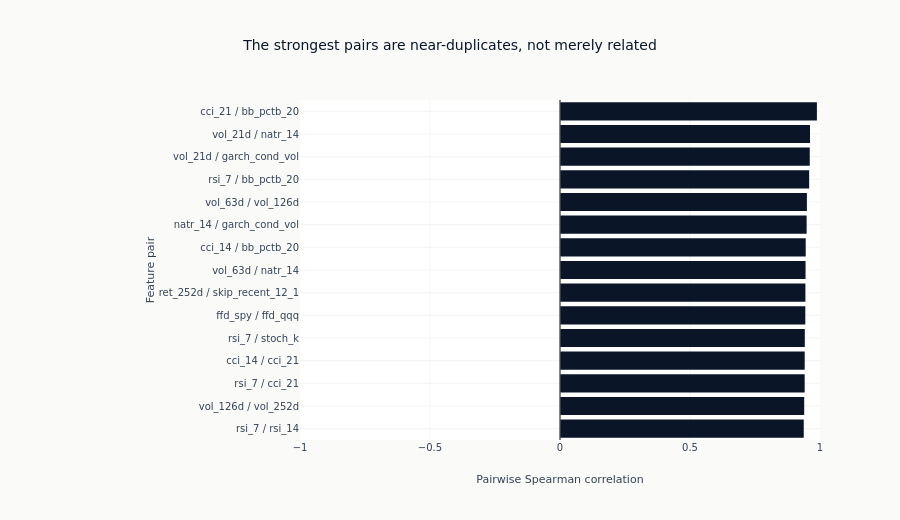

Here is the notebook cell this chart was saved with:
### Markdown cell above
### The pairs that are one measurement

A full correlation matrix over this many features has unreadable tick labels and is
mostly empty space, and the reader's question is narrower than a matrix answers: which
specific pairs are one measurement entered twice. So the strongest pairs are ranked
instead.

### Code cell
TOP_PAIRS = 15
ranked_pairs = sorted(high_corr_pairs, key=lambda item: -abs(item[2]))[:TOP_PAIRS]
if ranked_pairs:
    fig = go.Figure(
        go.Bar(
            x=[rho for _, _, rho in ranked_pairs][::-1],
            y=[f"{a} / {b}" for a, b, _ in ranked_pairs][::-1],
            orientation="h",
            marker_color=[
                COLORS["blue"] if rho > 0 else COLORS["copper"] for _, _, rho in ranked_pairs
            ][::-1],
            showlegend=False,
        )
    )
    fig.add_vline(x=0, line=dict(color=GRAY_FILLS["border"], width=1))
    fig.update_layout(
        template="ml4t",
        height=520,
        width=900,
        title_text="The strongest pairs are near-duplicates, not merely related",
        xaxis_title="Pairwise Spearman correlation",
        xaxis_range=[-1, 1],
        yaxis_title="Feature pair",
        margin=dict(l=300),
    )
    style.show_plotly_with_alt(
        fig,
        "Horizontal bars of pairwise Spearman correlation for the most correlated feature pairs, on "
        "an axis spanning -1 to 1. Every bar is positive and close to the right edge, above about "
        "0.9, so the strongest pairs are near-duplicates rather than merely related.",
    )

### Figure 1 — Plotly figure (JSON) as saved in the notebook; plotly's stock layout.template omitted (floating-point values rounded to 4 significant figures)
{"data": [{"marker": {"color": ["#0a1628", "#0a1628", "#0a1628", "#0a1628", "#0a1628", "#0a1628", "#0a1628", "#0a1628", "#0a1628", "#0a1628", "#0a1628", "#0a1628", "#0a1628", "#0a1628", "#0a1628"]}, "orientation": "h", "showlegend": false, "type": "bar", "x": [0.9375, 0.9392, 0.9411, 0.9412, 0.9416, 0.9435, 0.9439, 0.9444, 0.945, 0.9486, 0.9496, 0.9583, 0.9607, 0.9615, 0.9881], "y": ["rsi_7 / rsi_14", "vol_126d / vol_252d", "rsi_7 / cci_21", "cci_14 / cci_21", "rsi_7 / stoch_k", "ffd_spy / ffd_qqq", "ret_252d / skip_recent_12_1", "vol_63d / natr_14", "cci_14 / bb_pctb_20", "natr_14 / garch_cond_vol", "vol_63d / vol_126d", "rsi_7 / bb_pctb_20", "vol_21d / garch_cond_vol", "vol_21d / natr_14", "cci_21 / bb_pctb_20"]}], "layout": {"height": 520, "margin": {"l": 300}, "shapes": [{"line": {"color": "#666666", "width": 1}, "type": "line", "x0": 0, "x1": 0, "xref": "x", "y0": 0, "y1": 1, "yref": "y domain"}], "title": {"text": "The strongest pairs are near-duplicates, not merely related"}, "width": 900, "xaxis": {"range": [-1, 1], "title": {"text": "Pairwise Spearman correlation"}}, "yaxis": {"title": {"text": "Feature pair"}}}}
